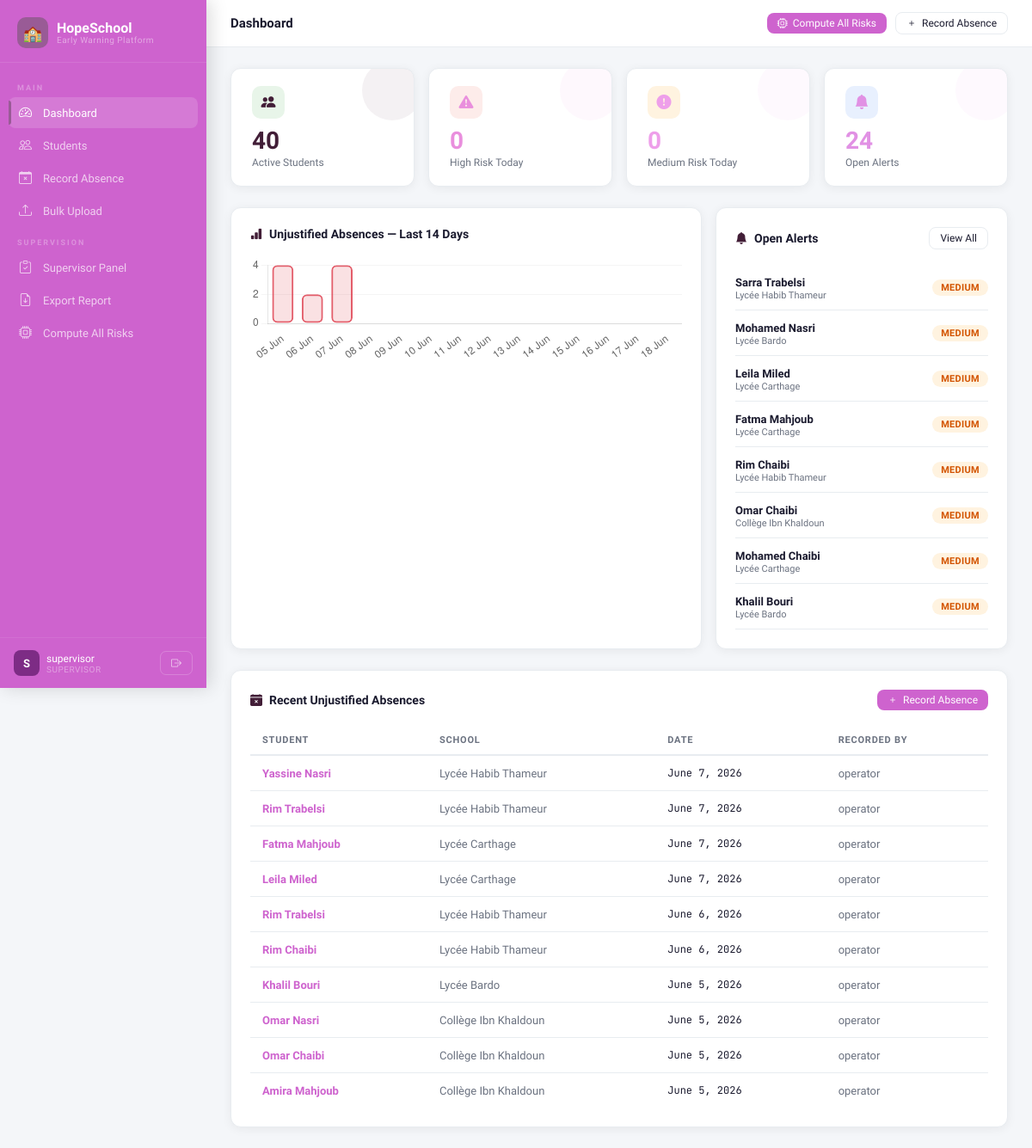
The app's page /dashboard/ (signed in) with its own data.
### earlywarning/models.py (models this page shows, shortened)
class Alert(models.Model):
    student    = models.ForeignKey(Student, on_delete=models.CASCADE, related_name='alerts')
    level      = models.CharField(max_length=10, choices=RISK_LEVEL_CHOICES)
    message    = models.TextField()
    resolved   = models.BooleanField(default=False)
    created_at = models.DateTimeField(auto_now_add=True)
    class Meta:
        ordering = ['-created_at']

class Student(models.Model):
    first_name    = models.CharField(max_length=100)
    last_name     = models.CharField(max_length=100)
    date_of_birth = models.DateField()
    school        = models.CharField(max_length=200)
    grade         = models.CharField(max_length=20)
    region        = models.CharField(max_length=50, choices=REGION_CHOICES, default='tunis')
    status        = models.CharField(max_length=20, choices=STATUS_CHOICES, default='active')
    created_at    = models.DateTimeField(auto_now_add=True)
    updated_at    = models.DateTimeField(auto_now=True)
    class Meta:
        ordering = ['last_name', 'first_name']
        indexes = [models.Index(fields=['school', 'grade']),
                   models.Index(fields=['region'])]

class AbsenceRecord(models.Model):
    student     = models.ForeignKey(Student, on_delete=models.CASCADE, related_name='absences')
    date        = models.DateField()
    justified   = models.BooleanField(default=False)
    notes       = models.TextField(blank=True)
    recorded_by = models.CharField(max_length=150)
    created_at  = models.DateTimeField(auto_now_add=True)
    class Meta:
        unique_together = ('student', 'date')
        ordering = ['-date']
        indexes = [models.Index(fields=['student', 'date'])]

### earlywarning/views.py (the view)
# urls.py: path('dashboard/',           views.dashboard,         name='dashboard'),
@login_required
def dashboard(request):
    role = get_user_role(request.user)
    today = date.today()
    cutoff = today - timedelta(days=30)
    total_students  = Student.objects.filter(status='active').count()
    high_risk       = Student.objects.filter(risk_scores__level='high',
                                              risk_scores__computed_at=today).distinct().count()
    medium_risk     = Student.objects.filter(risk_scores__level='medium',
                                              risk_scores__computed_at=today).distinct().count()
    open_alerts     = Alert.objects.filter(resolved=False).count()
    open_interventions = InterventionPlan.objects.exclude(state='closed').count()
    recent_absences = (
        AbsenceRecord.objects
        .filter(date__gte=cutoff, justified=False)
        .select_related('student')
        .order_by('-date')[:10]
    )
    recent_alerts = Alert.objects.filter(resolved=False).select_related('student')[:8]
    chart_labels, chart_data = [], []
    for i in range(13, -1, -1):
        d = today - timedelta(days=i)
        cnt = AbsenceRecord.objects.filter(date=d, justified=False).count()
        chart_labels.append(d.strftime('%d %b'))
        chart_data.append(cnt)
    context = {
        'role': role,
        'total_students': total_students,
        'high_risk': high_risk,
        'medium_risk': medium_risk,
        'open_alerts': open_alerts,
        'open_interventions': open_interventions,
        'recent_absences': recent_absences,
        'recent_alerts': recent_alerts,
        'chart_labels': json.dumps(chart_labels),
        'chart_data': json.dumps(chart_data),
    }
    return render(request, 'earlywarning/dashboard.html', context)

### earlywarning/permissions.py (called while the page is built)
def get_user_role(user):
    if not user.is_authenticated:
        return None
    if user.is_staff or user.groups.filter(name='admin').exists():
        return 'admin'
    if user.groups.filter(name='supervisor').exists():
        return 'supervisor'
    if user.groups.filter(name='operator').exists():
        return 'operator'
    return 'operator'  # default

### earlywarning/templates/earlywarning/dashboard.html (shortened to what this page needs)
{% extends 'earlywarning/base.html' %}
{% block page_title %}Dashboard{% endblock %}
{% block topbar_actions %}
  {% if role in 'supervisor admin' %}
  <a href="{% url 'compute_all_risks' %}" class="btn btn-primary btn-sm"><i class="bi bi-cpu"></i> Compute All Risks</a>
  {% endif %}
  <a href="{% url 'absence_create' %}" class="btn btn-outline btn-sm"><i class="bi bi-plus"></i> Record Absence</a>
{% endblock %}
{% block content %}
<div class="kpi-grid">
  <div class="kpi-card green">
    <div class="kpi-icon green"><i class="bi bi-people-fill"></i></div>
    <div class="kpi-value" style="color:var(--green-light)">{{ total_students }}</div>
    <div class="kpi-label">Active Students</div>
  </div>
  <div class="kpi-card red">
    <div class="kpi-icon red"><i class="bi bi-exclamation-triangle-fill"></i></div>
    <div class="kpi-value" style="color:var(--red)">{{ high_risk }}</div>
    <div class="kpi-label">High Risk Today</div>
  </div>
  <div class="kpi-card orange">
    <div class="kpi-icon orange"><i class="bi bi-exclamation-circle-fill"></i></div>
    <div class="kpi-value" style="color:var(--orange)">{{ medium_risk }}</div>
    <div class="kpi-label">Medium Risk Today</div>
  </div>
  <div class="kpi-card blue">
    <div class="kpi-icon blue"><i class="bi bi-bell-fill"></i></div>
    <div class="kpi-value" style="color:var(--blue)">{{ open_alerts }}</div>
    <div class="kpi-label">Open Alerts</div>
  </div>
</div>
<div style="display:grid;grid-template-columns:1fr 340px;gap:16px;margin-bottom:24px">
  <div class="card" style="padding:22px">
    <div class="card-header-bar">
      <div class="card-title"><i class="bi bi-bar-chart-fill"></i> Unjustified Absences — Last 14 Days</div>
    </div>
    <canvas id="absenceChart" height="75"></canvas>
  </div>
  <div class="card" style="padding:22px">
    <div class="card-header-bar">
      <div class="card-title"><i class="bi bi-bell-fill"></i> Open Alerts</div>
      {% if role in 'supervisor admin' %}
      <a href="{% url 'supervisor_panel' %}" class="btn btn-outline btn-sm">View All</a>
      {% endif %}
    </div>
    {% if recent_alerts %}
      {% for alert in recent_alerts %}
      <div style="display:flex;justify-content:space-between;align-items:center;padding:10px 0;border-bottom:1px solid var(--border)">
        <div>
          <a href="{% url 'student_detail' alert.student.pk %}" style="font-size:13px;font-weight:600;color:var(--text);text-decoration:none">
            {{ alert.student.first_name }} {{ alert.student.last_name }}
          </a>
          <div style="font-size:11px;color:var(--muted)">{{ alert.student.school }}</div>
        </div>
        <span class="badge badge-{{ alert.level }}">{{ alert.level|upper }}</span>
      </div>
      {% endfor %}
    {% else %}
      <div style="text-align:center;padding:30px 0;color:var(--muted)">
        <i class="bi bi-check-circle" style="font-size:28px;color:var(--green-light)"></i>
        <div style="font-size:13px;margin-top:8px">No open alerts ✅</div>
      </div>
    {% endif %}
  </div>
</div>
<div class="card" style="padding:22px">
  <div class="card-header-bar">
    <div class="card-title"><i class="bi bi-calendar-x-fill"></i> Recent Unjustified Absences</div>
    <a href="{% url 'absence_create' %}" class="btn btn-primary btn-sm"><i class="bi bi-plus"></i> Record Absence</a>
  </div>
  <div class="table-wrap">
    <table>
      <thead>
        <tr>
          <th>Student</th>
          <th>School</th>
          <th>Date</th>
          <th>Recorded By</th>
        </tr>
      </thead>
      <tbody>
      {% for a in recent_absences %}
      <tr>
        <td>
          <a href="{% url 'student_detail' a.student.pk %}" style="font-weight:600;color:var(--green);text-decoration:none">
            {{ a.student.first_name }} {{ a.student.last_name }}
          </a>
        </td>
        <td style="color:var(--muted)">{{ a.student.school }}</td>
        <td><span style="font-family:'JetBrains Mono',monospace;font-size:12px">{{ a.date }}</span></td>
        <td style="color:var(--muted)">{{ a.recorded_by|default:"—" }}</td>
      </tr>
      {% empty %}
      <tr><td colspan="4" style="text-align:center;color:var(--muted);padding:30px">No recent absences recorded.</td></tr>
      {% endfor %}
      </tbody>
    </table>
  </div>
</div>
{% endblock %}
{% block extra_js %}
<script>
const ctx = document.getElementById('absenceChart').getContext('2d');
new Chart(ctx, {
  type: 'bar',
  data: {
    labels: {{ chart_labels|safe }},
    datasets: [{
      label: 'Unjustified Absences',
      data: {{ chart_data|safe }},
      backgroundColor: 'rgba(220,53,69,0.15)',
      borderColor: 'rgba(220,53,69,0.8)',
      borderWidth: 2,
      borderRadius: 6,
      borderSkipped: false,
    }]
  },
  options: {
    responsive: true,
    plugins: { legend: { display: false } },
    scales: {
      y: { beginAtZero: true, ticks: { stepSize: 1 }, grid: { color: 'rgba(0,0,0,0.04)' } },
      x: { grid: { display: false } }
    }
  }
});
</script>
{% endblock %}

### earlywarning/templates/earlywarning/base.html (shortened to what this page needs)
<!DOCTYPE html>
<html lang="en">
<head>
<link href="https://cdn.jsdelivr.net/npm/bootstrap-icons@1.11.0/font/bootstrap-icons.css" rel="stylesheet">
</head>
<body>
{% if user.is_authenticated %}
<div class="sidebar">
  <div class="sidebar-brand">
    <div class="logo-icon">🏫</div>
    <div>
      <div class="logo-text">HopeSchool</div>
      <div class="logo-sub">Early Warning Platform</div>
    </div>
  </div>
  <nav class="sidebar-nav">
    <div class="nav-section-label">Main</div>
    <a class="nav-item {% if request.resolver_match.url_name == 'dashboard' %}active{% endif %}" href="{% url 'dashboard' %}">
      <i class="bi bi-speedometer2"></i> Dashboard
    </a>
    <a class="nav-item {% if 'student' in request.resolver_match.url_name %}active{% endif %}" href="{% url 'student_list' %}">
      <i class="bi bi-people"></i> Students
    </a>
    <a class="nav-item" href="{% url 'absence_create' %}">
      <i class="bi bi-calendar-x"></i> Record Absence
    </a>
    <a class="nav-item" href="{% url 'bulk_upload' %}">
      <i class="bi bi-upload"></i> Bulk Upload
    </a>
    {% if role in 'supervisor admin' %}
    <div class="nav-section-label">Supervision</div>
    <a class="nav-item {% if request.resolver_match.url_name == 'supervisor_panel' %}active{% endif %}" href="{% url 'supervisor_panel' %}">
      <i class="bi bi-clipboard-check"></i> Supervisor Panel
    </a>
    <a class="nav-item" href="{% url 'export_report' %}">
      <i class="bi bi-file-earmark-arrow-down"></i> Export Report
    </a>
    <a class="nav-item" href="{% url 'compute_all_risks' %}">
      <i class="bi bi-cpu"></i> Compute All Risks
    </a>
    {% endif %}
  </nav>
  <div class="sidebar-footer">
    <div class="avatar">{{ user.username|first|upper }}</div>
    <div class="user-info">
      <div class="user-name">{{ user.username }}</div>
      <div class="user-role">{{ role|default:"—" }}</div>
    </div>
    <a href="{% url 'logout' %}" class="logout-btn" title="Logout">
      <i class="bi bi-box-arrow-right"></i>
    </a>
  </div>
</div>
<div class="main">
  <div class="topbar">
    <span class="topbar-title">{% block page_title %}{% endblock %}</span>
    <div class="topbar-actions">
      {% block topbar_actions %}{% endblock %}
    </div>
  </div>
  <div class="page-body">
{% else %}
<div>
{% endif %}
{% block content %}{% endblock %}
{% if user.is_authenticated %}
  </div>
</div>
{% else %}
</div>
{% endif %}
{% block extra_js %}{% endblock %}
</body>
</html>

### records on screen
Alert: student.first_name "Sarra", student.last_name "Trabelsi", student.school "Lycée Habib Thameur", level "MEDIUM"
Alert: student.first_name "Mohamed", student.last_name "Nasri", student.school "Lycée Bardo", level "MEDIUM"
Alert: student.first_name "Leila", student.last_name "Miled", student.school "Lycée Carthage", level "MEDIUM"
Alert: student.first_name "Fatma", student.last_name "Mahjoub", student.school "Lycée Carthage", level "MEDIUM"
Alert: student.first_name "Rim", student.last_name "Chaibi", student.school "Lycée Habib Thameur", level "MEDIUM"
Alert: student.first_name "Omar", student.last_name "Chaibi", student.school "Collège Ibn Khaldoun", level "MEDIUM"
Alert: student.first_name "Mohamed", student.last_name "Chaibi", student.school "Lycée Carthage", level "MEDIUM"
Alert: student.first_name "Khalil", student.last_name "Bouri", student.school "Lycée Bardo", level "MEDIUM"
AbsenceRecord: student.first_name "Yassine", student.last_name "Nasri", student.school "Lycée Habib Thameur", date "June 7, 2026", recorded_by "operator"
AbsenceRecord: student.first_name "Rim", student.last_name "Trabelsi", student.school "Lycée Habib Thameur", date "June 7, 2026", recorded_by "operator"
AbsenceRecord: student.first_name "Fatma", student.last_name "Mahjoub", student.school "Lycée Carthage", date "June 7, 2026", recorded_by "operator"
AbsenceRecord: student.first_name "Leila", student.last_name "Miled", student.school "Lycée Carthage", date "June 7, 2026", recorded_by "operator"
AbsenceRecord: student.first_name "Rim", student.last_name "Trabelsi", student.school "Lycée Habib Thameur", date "June 6, 2026", recorded_by "operator"
AbsenceRecord: student.first_name "Rim", student.last_name "Chaibi", student.school "Lycée Habib Thameur", date "June 6, 2026", recorded_by "operator"
AbsenceRecord: student.first_name "Khalil", student.last_name "Bouri", student.school "Lycée Bardo", date "June 5, 2026", recorded_by "operator"
AbsenceRecord: student.first_name "Omar", student.last_name "Nasri", student.school "Collège Ibn Khaldoun", date "June 5, 2026", recorded_by "operator"
AbsenceRecord: student.first_name "Omar", student.last_name "Chaibi", student.school "Collège Ibn Khaldoun", date "June 5, 2026", recorded_by "operator"
AbsenceRecord: student.first_name "Amira", student.last_name "Mahjoub", student.school "Collège Ibn Khaldoun", date "June 5, 2026", recorded_by "operator"

### other values on screen
{{ user.username|first|upper }} "S"
{{ user.username }} "supervisor"
{{ role|default:"—" }} "SUPERVISOR"
{{ total_students }} "40"
{{ high_risk }} "0"
{{ medium_risk }} "0"
{{ open_alerts }} "24"
chart data {{ chart_data|safe }} [4, 2, 4, 0, 0, 0, 0, 0, 0, 0, 0, 0, 0, 0]
